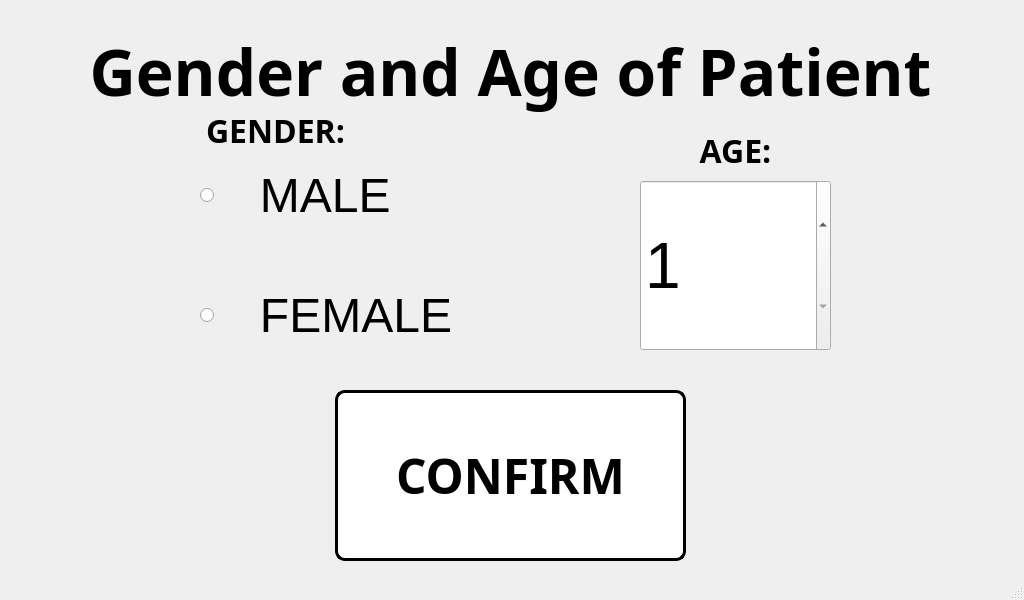
<?xml version="1.0" encoding="UTF-8"?>
<ui version="4.0">
 <class>gender_patient_window</class>
 <widget class="QMainWindow" name="gender_patient_window">
  <property name="geometry">
   <rect>
    <x>0</x>
    <y>0</y>
    <width>1024</width>
    <height>600</height>
   </rect>
  </property>
  <property name="minimumSize">
   <size>
    <width>1024</width>
    <height>600</height>
   </size>
  </property>
  <property name="maximumSize">
   <size>
    <width>1024</width>
    <height>600</height>
   </size>
  </property>
  <property name="windowTitle">
   <string>Patient Gender</string>
  </property>
  <widget class="QWidget" name="centralwidget">
   <widget class="QLabel" name="TITLE">
    <property name="geometry">
     <rect>
      <x>0</x>
      <y>20</y>
      <width>1021</width>
      <height>101</height>
     </rect>
    </property>
    <property name="font">
     <font>
      <family>Unispace</family>
      <pointsize>48</pointsize>
      <weight>75</weight>
      <bold>true</bold>
     </font>
    </property>
    <property name="text">
     <string>Gender and Age of Patient</string>
    </property>
    <property name="alignment">
     <set>Qt::AlignCenter</set>
    </property>
   </widget>
   <widget class="QLabel" name="gender_label">
    <property name="geometry">
     <rect>
      <x>200</x>
      <y>100</y>
      <width>151</width>
      <height>61</height>
     </rect>
    </property>
    <property name="font">
     <font>
      <family>Unispace</family>
      <pointsize>24</pointsize>
      <weight>75</weight>
      <bold>true</bold>
     </font>
    </property>
    <property name="text">
     <string>&lt;html&gt;&lt;head/&gt;&lt;body&gt;&lt;p align=&quot;center&quot;&gt;GENDER:&lt;/p&gt;&lt;/body&gt;&lt;/html&gt;</string>
    </property>
   </widget>
   <widget class="QLabel" name="age_label">
    <property name="geometry">
     <rect>
      <x>660</x>
      <y>120</y>
      <width>151</width>
      <height>61</height>
     </rect>
    </property>
    <property name="font">
     <font>
      <family>Unispace</family>
      <pointsize>24</pointsize>
      <weight>75</weight>
      <bold>true</bold>
     </font>
    </property>
    <property name="text">
     <string>&lt;html&gt;&lt;head/&gt;&lt;body&gt;&lt;p align=&quot;center&quot;&gt;AGE:&lt;/p&gt;&lt;/body&gt;&lt;/html&gt;</string>
    </property>
   </widget>
   <widget class="QPushButton" name="confirm_guest">
    <property name="geometry">
     <rect>
      <x>335</x>
      <y>390</y>
      <width>351</width>
      <height>171</height>
     </rect>
    </property>
    <property name="font">
     <font>
      <family>Unispace</family>
      <pointsize>36</pointsize>
      <weight>75</weight>
      <bold>true</bold>
     </font>
    </property>
    <property name="styleSheet">
     <string notr="true">QPushButton:hover:!pressed
{
  background-color: rgb(195,30,60);
}

QPushButton
{
  background-color: white;
color: black;
border-style: outset;
border-width: 3px;
border-radius:10px;
border-color: black;
}</string>
    </property>
    <property name="text">
     <string>CONFIRM</string>
    </property>
   </widget>
   <widget class="QSpinBox" name="age_box">
    <property name="geometry">
     <rect>
      <x>640</x>
      <y>180</y>
      <width>191</width>
      <height>171</height>
     </rect>
    </property>
    <property name="font">
     <font>
      <pointsize>48</pointsize>
      <underline>false</underline>
     </font>
    </property>
    <property name="minimum">
     <number>1</number>
    </property>
    <property name="maximum">
     <number>100</number>
    </property>
    <property name="value">
     <number>1</number>
    </property>
   </widget>
   <widget class="QLabel" name="label">
    <property name="geometry">
     <rect>
      <x>0</x>
      <y>0</y>
      <width>1024</width>
      <height>600</height>
     </rect>
    </property>
    <property name="minimumSize">
     <size>
      <width>1024</width>
      <height>600</height>
     </size>
    </property>
    <property name="maximumSize">
     <size>
      <width>1024</width>
      <height>600</height>
     </size>
    </property>
    <property name="text">
     <string/>
    </property>
    <property name="pixmap">
     <pixmap>pictures/program_pictures/main_wallpaper.png</pixmap>
    </property>
   </widget>
   <widget class="QRadioButton" name="male_checkbox">
    <property name="geometry">
     <rect>
      <x>200</x>
      <y>140</y>
      <width>321</width>
      <height>111</height>
     </rect>
    </property>
    <property name="font">
     <font>
      <pointsize>36</pointsize>
     </font>
    </property>
    <property name="text">
     <string>   MALE</string>
    </property>
   </widget>
   <widget class="QRadioButton" name="female_checkbox">
    <property name="geometry">
     <rect>
      <x>200</x>
      <y>260</y>
      <width>361</width>
      <height>111</height>
     </rect>
    </property>
    <property name="font">
     <font>
      <pointsize>36</pointsize>
     </font>
    </property>
    <property name="text">
     <string>   FEMALE</string>
    </property>
   </widget>
   <zorder>label</zorder>
   <zorder>TITLE</zorder>
   <zorder>gender_label</zorder>
   <zorder>age_label</zorder>
   <zorder>male_checkbox</zorder>
   <zorder>female_checkbox</zorder>
   <zorder>age_box</zorder>
   <zorder>confirm_guest</zorder>
  </widget>
  <widget class="QStatusBar" name="statusbar"/>
 </widget>
 <resources/>
 <connections/>
</ui>
